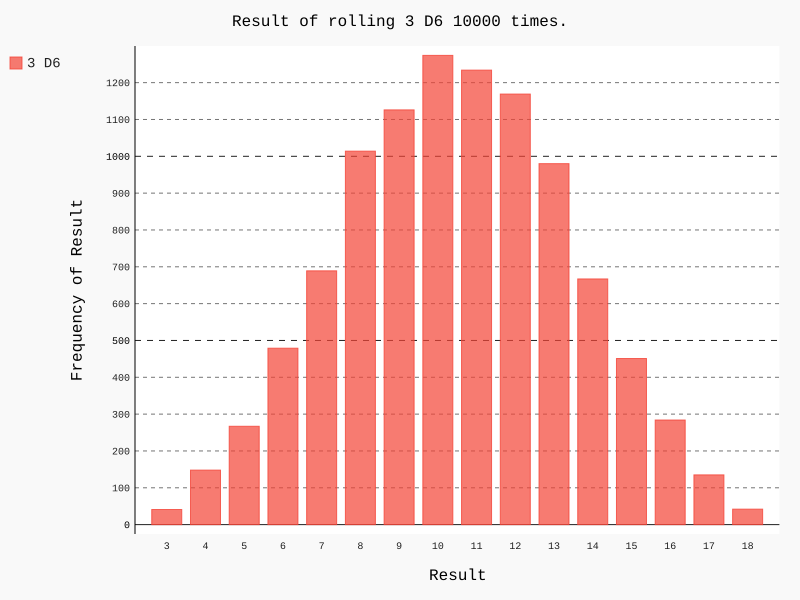

Here is the Python script that generated this plot:
import pygal
from die import Die

#创建三个D6
die_1 = Die( )
die_2 = Die( )
die_3 = Die( )

#投掷多次这三个色子，并统计结果
results = [ ]
for roll_num in range(10000):
    result = die_1.roll( ) + die_2.roll( ) + die_3.roll( )
    results.append(result)

#分析结果
frequencies = [ ]
max_num = die_1.num_sides + die_2.num_sides + die_3.num_sides
for value in range(3, max_num+1):
    frequency = results.count(value)
    frequencies.append(frequency)

#结果可视化
hist = pygal.Bar( )

hist.title = 'Result of rolling 3 D6 10000 times.'
hist.x_labels = [x for x in range(3, max_num+1)]

hist.x_title = 'Result'
hist.y_title = 'Frequency of Result'

hist.add('3 D6', frequencies)
hist.render_to_file('d6_3.svg')
